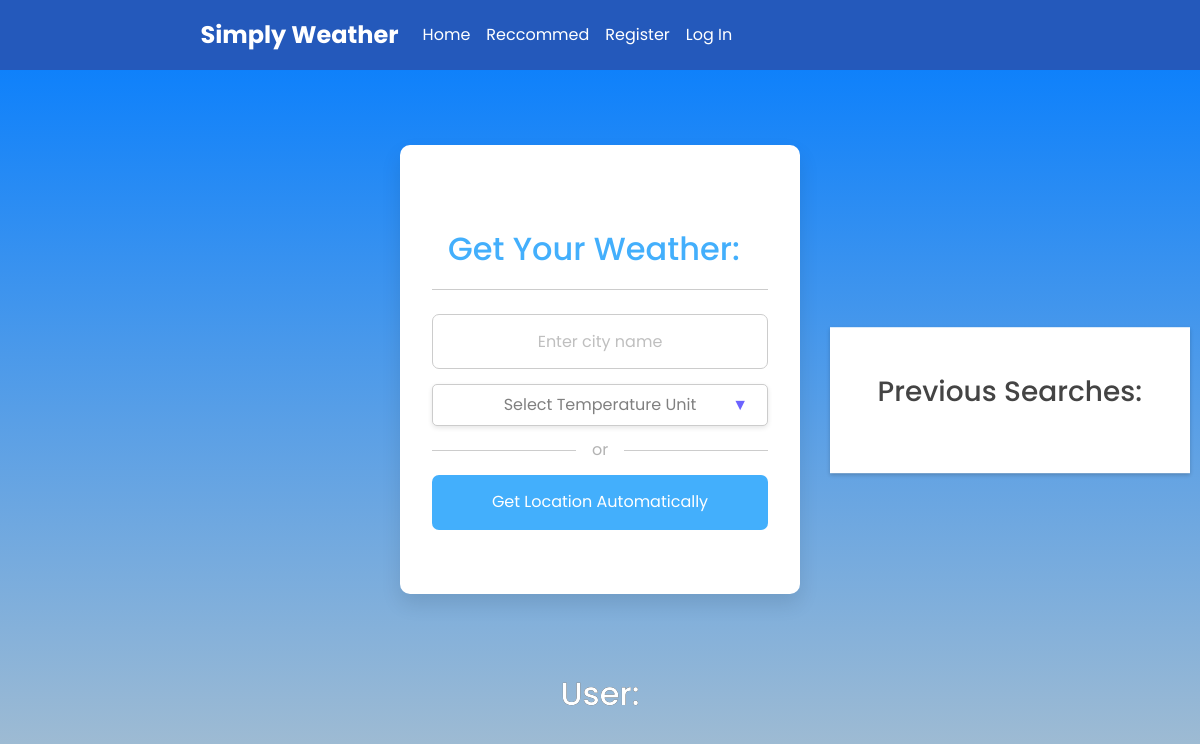
Before: /user_dashboard/brandon with the older database file.
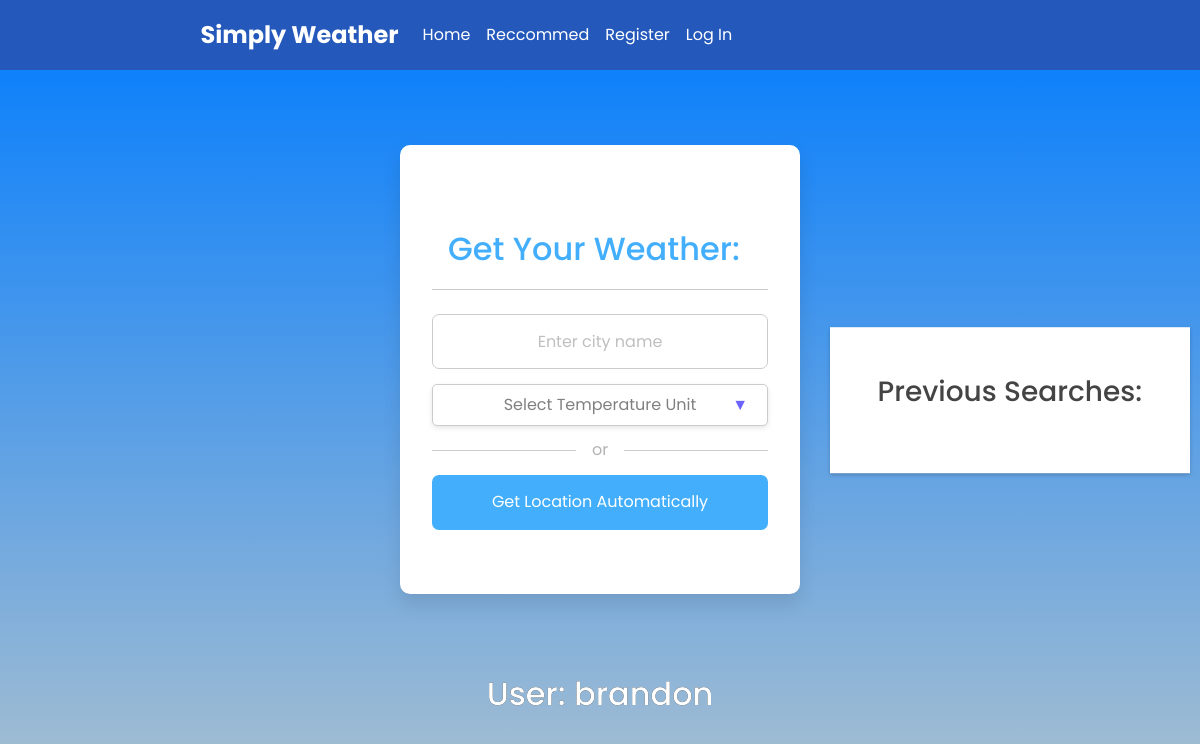
After: the same page with the newer database file.
### tables this page shows
CREATE TABLE users (
        id INTEGER PRIMARY KEY AUTOINCREMENT,
        username TEXT,
        email TEXT,
        password TEXT
    );

### main.py (the view)
@app.route("/user_dashboard/<username>")
def user_dashboard(username):
    connection = sqlite3.connect('database.db')
    cursor = connection.cursor()
    select_query = '''
        SELECT * FROM users WHERE username=?
    '''
    cursor.execute(select_query, (username,))
    user = cursor.fetchone()
    connection.close()
    return render_template('user_dashboard.html', title='User Dashboard', user=user)

### templates/user_dashboard.html (shortened to what this page needs)
{% extends "layout.html" %}
 {% block content %}
<div class="wrapper center">
    <section class="input-part">
        <header>Get Your Weather:</header>
        <div class="content">
            <br>
            <input type="text" spellcheck="false" placeholder="Enter city name" required>
            <br>
            <div class="custom-select">
                <select id="degree_sel" required>
                    <option value="" selected disabled>Select Temperature Unit</option>
                </select>
            </div>
            <div class="separator"></div>
            <button>Get Location Automatically</button>
        </div>
    </section>
</div>
<h1> User: {{user[1]}} </h1>
<aside class="sidebar">
    <h3>Previous Searches:</h3>
</aside>
 {% endblock content %}

Changed rows visible on the page:
added users: username "brandon"
